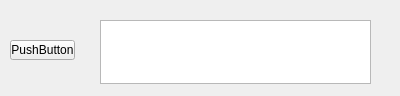
<?xml version="1.0" encoding="UTF-8"?>
<ui version="4.0">
 <class>Form</class>
 <widget class="QWidget" name="Form">
  <property name="geometry">
   <rect>
    <x>0</x>
    <y>0</y>
    <width>400</width>
    <height>96</height>
   </rect>
  </property>
  <property name="windowTitle">
   <string>Form</string>
  </property>
  <widget class="QPushButton" name="button">
   <property name="geometry">
    <rect>
     <x>10</x>
     <y>40</y>
     <width>65</width>
     <height>20</height>
    </rect>
   </property>
   <property name="text">
    <string>PushButton</string>
   </property>
  </widget>
  <widget class="QTextEdit" name="text_field">
   <property name="geometry">
    <rect>
     <x>100</x>
     <y>20</y>
     <width>271</width>
     <height>64</height>
    </rect>
   </property>
  </widget>
 </widget>
 <resources/>
 <connections/>
</ui>
